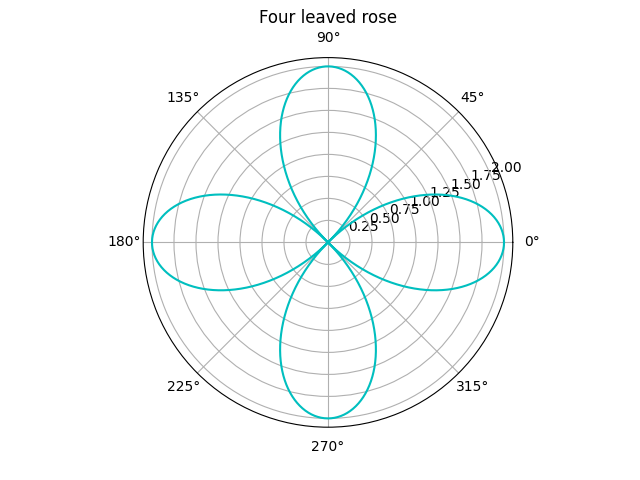

Reproduce this figure in Python.
from pylab import *

theta = linspace(0, 2 * pi, 1000)
r = 2 * abs(cos(2 * theta))
polar(theta, r, 'c')
title('Four leaved rose')
print('OUTPUT:')
show()
